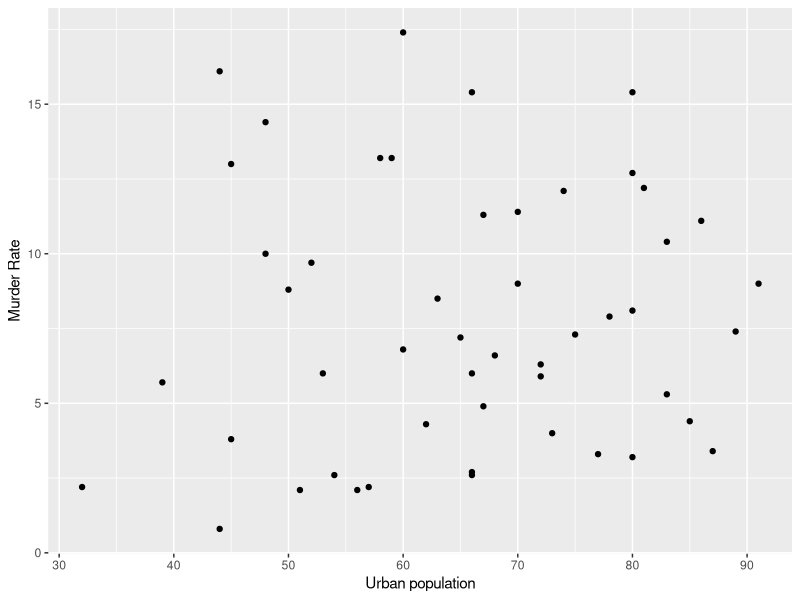
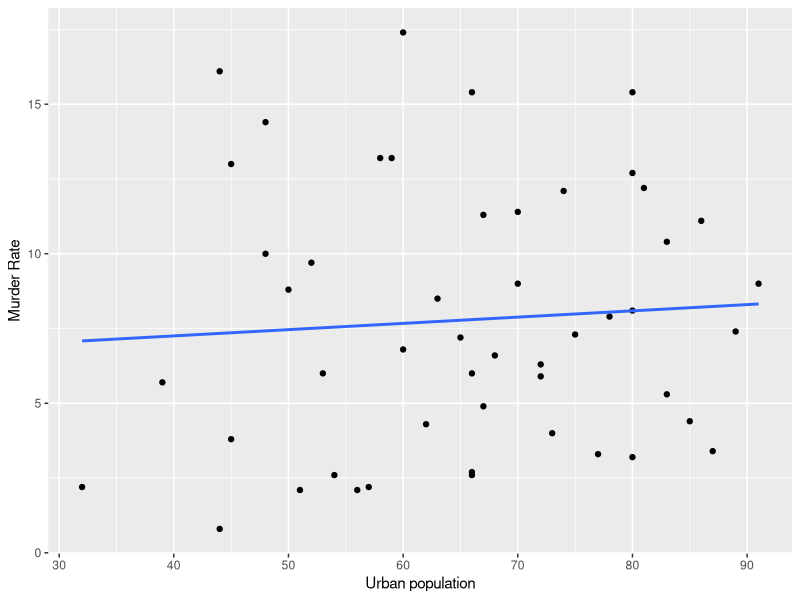
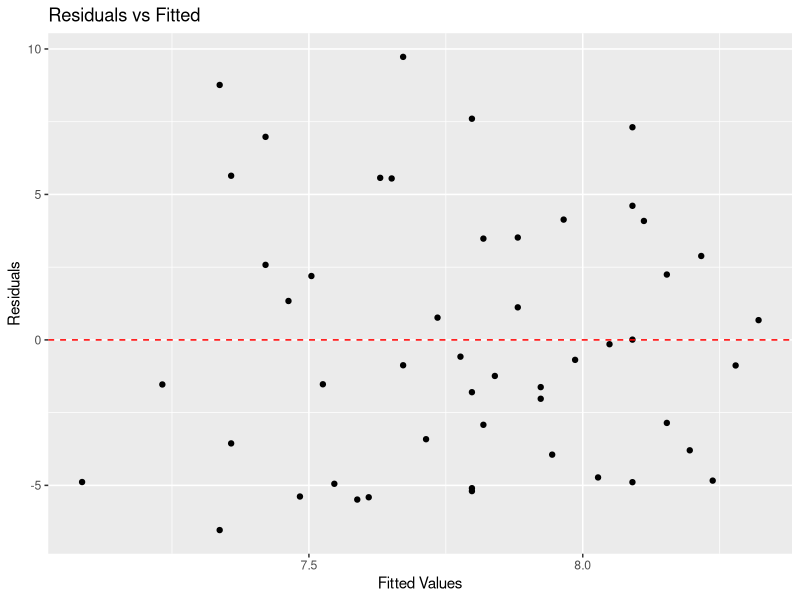
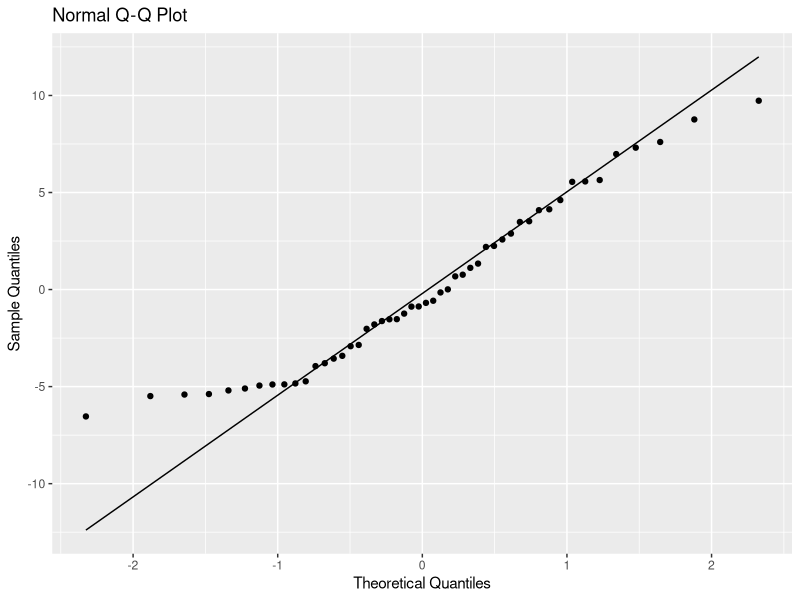
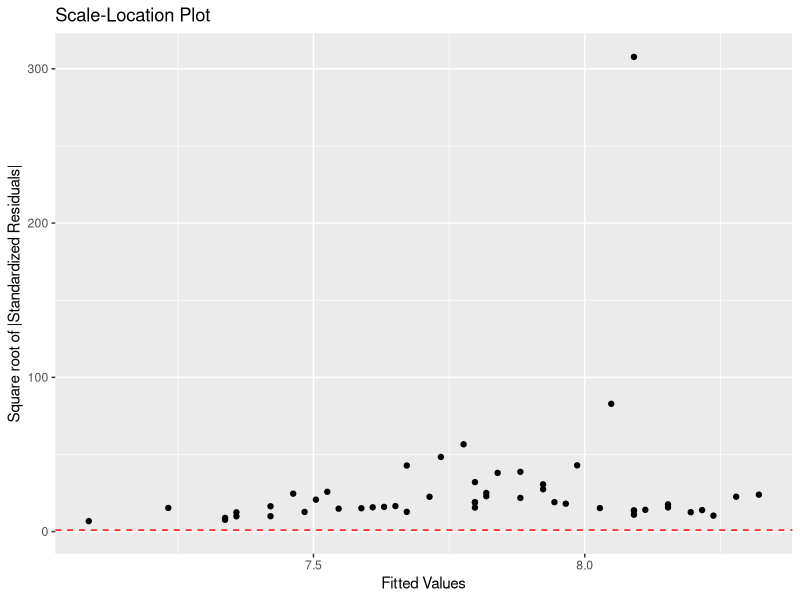
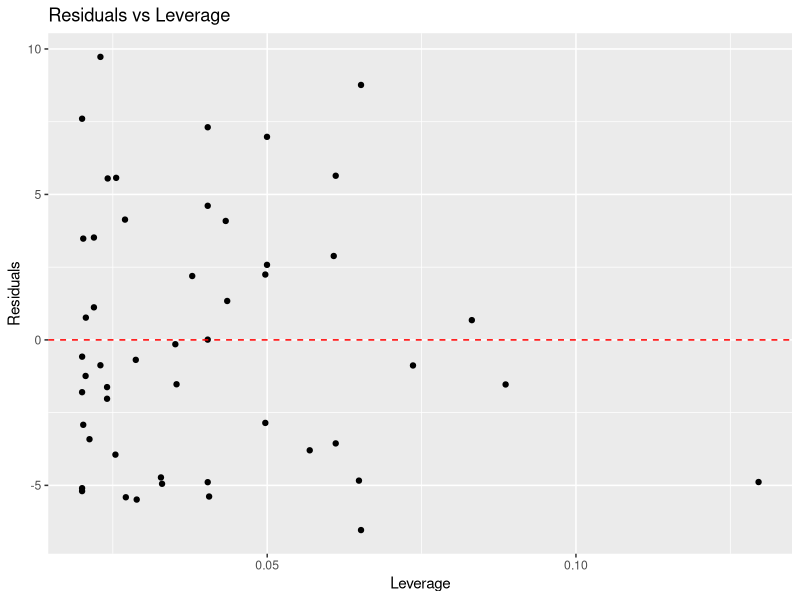
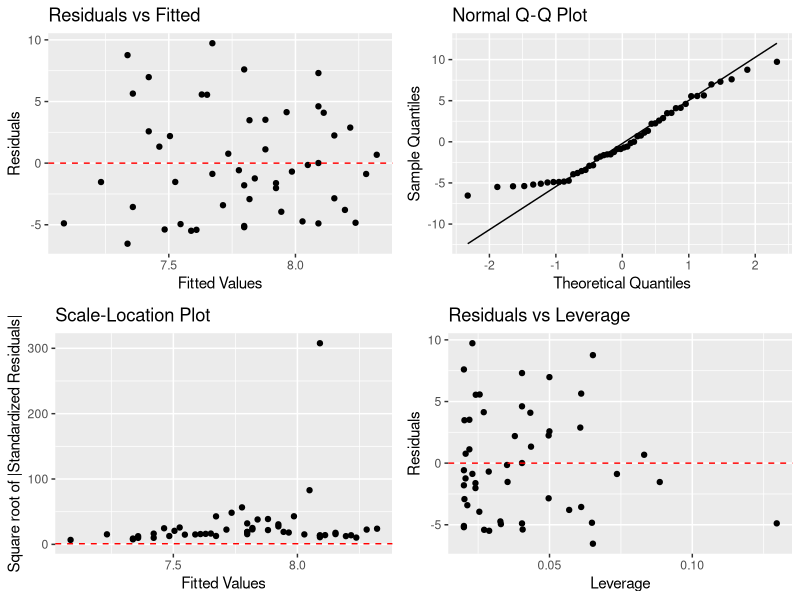
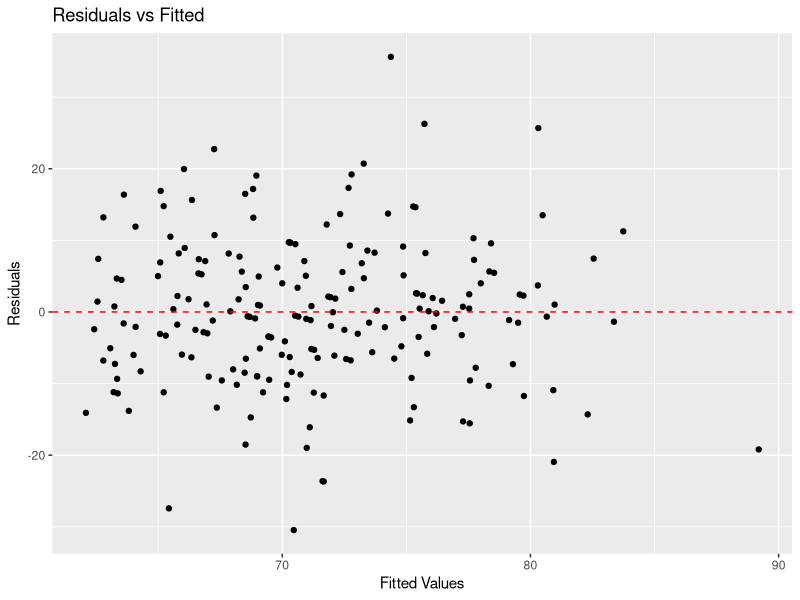

Recreate these plots in R, in order.
# Research Project 3.
# Submission Date : 7 August 2023.
# Solution by Akhona Njeje.



# Question 1.


# 1.1. read.table() is a function that reads tabular data in R, in figure 1 we use it to read the stack_data csv.

# 1.2. plot() is a function we use for plotting in R, in figure 1 we using it to plot Age in x-axis vs hipcenter in y-axis.

# 1.3. lm() is a function we use to create a liner regression model in R, in figure 1 we using it to create a model where y = stack.loss.

# 1.4. summarry() is a function that gives us numerical info of a dataset, the info is minimum, maximum, median, 1st & 3rd Quartiles.


# Question 1.


# 1.2. The code in be will produce a graph where the independent variable is Age & the dependent variable is hipcneter.

# 1.3. The correct command is install.packages(), we use this function to install packages like ggplot, ggthemes, shiny etc.


# Question 2.


# 2.1. The USArrests its found in the base R package, meaning it comes pre-installed & we use the data() function to call it.

data("USArrests")

# 2.2. Contains info about arrests for different crimes in 50 states of USA.
#      The variables observed in the dataset are Murder, Assuslt, Urban & Rape, its 4 numeric columns.

head(USArrests)

# Question 2.3:
# i) Urban population percentage & Murder rate:

library(ggplot2)

ggplot(USArrests, aes(x = UrbanPop, y = Murder)) + geom_point() + 
  labs(x = "Urban population", y = "Murder Rate") 
# The relationship is not strongly correlated, between 60 & 70 we have the highest muder rate,
# As the population increases from 30 to 60 we see a increase in murder rate.
# As the population increases futher from 70 to 90 we see slight decrease in murder rate.


# Question 2.3:
# ii) Linear Regression.

model = lm(Murder~UrbanPop, data = USArrests)

ggplot(USArrests, aes(x = UrbanPop, y = Murder)) + geom_point() + 
  labs(x = "Urban population", y = "Murder Rate") + geom_smooth(method = "lm", se = FALSE)

print(summary(model))
# Looking at our model our slope = m = 0.02093 & our constant = c = 6.41594.


# Question 2.3:
# iii) Hypothesis Testing, significance = 5%.

# H_0 : B_1 = 0 vs H_1 : B_1 !=0.

# t = 0.483.
# t_(n-2) = t_(48) = 2.0105.

# t < t_48, then we accept H_0 at 5% signicance level.


# Question 2.3:
# iv) Diagnostic plots.

library(ggplot2)
model = lm(Murder~UrbanPop, data = USArrests)

# Residuals vs Fitted Plot
plot1 = ggplot(model, aes(x = fitted(model), y = residuals(model))) +
  geom_point() + geom_hline(yintercept = 0, linetype = "dashed", color = "red") +
  ggtitle("Residuals vs Fitted") + xlab("Fitted Values") + ylab("Residuals")
plot1
# Looking at Plot1 the residuals are scattered around the zero line

# Normal Q-Q Plot
plot2 = ggplot(model, aes(sample = residuals(model))) + geom_qq() + geom_qq_line() +
  ggtitle("Normal Q-Q Plot") + xlab("Theoretical Quantiles") + ylab("Sample Quantiles")
plot2
# The normality in Plot2 is met since our residuals follow the line, especially from -5 to 10.

# Scale-Location Plot (Square root of standardized residuals vs. Fitted values)
plot3 = ggplot(model, aes(x = fitted(model), y = sqrt(abs(residuals(model)/cooks.distance(model))))) +
  geom_point() + geom_hline(yintercept = 1, linetype = "dashed", color = "red") +
  ggtitle("Scale-Location Plot") + xlab("Fitted Values") + ylab("Square root of |Standardized Residuals|")
plot3
# Our residuals in Plot3 are evenly spread around y = 1.

# Residuals vs Leverage Plot
plot4 = ggplot(model, aes(x = hatvalues(model), y = residuals(model))) +
  geom_point() + geom_hline(yintercept = 0, linetype = "dashed", color = "red") +
  ggtitle("Residuals vs Leverage") + xlab("Leverage") + ylab("Residuals")
plot4
# Combine plots

library(gridExtra)

combined_plots = grid.arrange(plot1, plot2, plot3, plot4, ncol = 2)

# Display the combined plots

print(combined_plots)
# The models assumptions were fairly met.


# Question 3.

install.packages("MASS")
library(MASS)
data("Pima.tr")
str(Pima.tr)
head(Pima.tr)

# 3.1. Are the assumptions of homogeneous variance & normality of residuals violated?

pima_model = lm(bp ~ npreg+glu+skin+bmi+ped+age, data = Pima.tr)
print(summary(pima_model))

# Residuals vs Fitted Plot to check for homoscedasticity

residuals_df = data.frame(Fitted = fitted(pima_model), Residuals = residuals(pima_model))

# Scatter plot of residuals vs fitted values

plot_homoscedasticity = ggplot(residuals_df, aes(x = Fitted, y = Residuals)) + geom_point() +
  geom_hline(yintercept = 0, linetype = "dashed", color = "red") +
  ggtitle("Residuals vs Fitted") + xlab("Fitted Values") + ylab("Residuals")
print(plot_homoscedasticity)
# No, the Residuals & Fitted values seem to be scattered across.

# 3.2. Check the model for leverage points, outliers & influential points.

leverage = hatvalues(pima_model)
std_residuals = rstandard(pima_model)
cooks = cooks.distance(pima_model)

diagnostic_results = data.frame(Subject = rownames(Pima.tr),
                        Leverage = leverage,
                        Std_Residuals = std_residuals,
                        Cooks_Distance = cooks)
print(diagnostic_results)

# 3.3. Use scatter & correlation matrix to examine the existance of collinearity between thec predictors in the model.

install.packages("corrplot")
library(corrplot)



# Scatterplot Matrix

scatterplot_matrix_data = Pima.tr[, c("npreg", "glu", "skin", "bmi", "ped", "bp")]

scatterplot_matrix = ggplot(data = scatterplot_matrix_data, aes(x = npreg, y = glu)) +
  geom_point() + facet_grid(. ~ ., scales = "free") + ggtitle("Scatterplot Matrix") +
  theme_minimal()

print(scatterplot_matrix)

# Correlation Matrix

correlation_matrix = cor(scatterplot_matrix_data)

corrplot(correlation_matrix, method = "color", type = "upper", tl.cex = 0.8)

# 3.4. Compute variance inflation factors(VIF). 

install.packages("car")
library(car)

VIF_values = vif(pima_model)
# Lets combine values.
VIF_results = data.frame(Predictor = names(VIF_values), VIF = VIF_values)
print(VIF_results)

# Alll our values are relatively close to one, indicating minimal collinearity with the other predictors.

# 3.5. Box-Cox method to determine the best transformation on the response.

boxcox_results = boxcox(pima_model, lambda = seq(-2,2, by = 0.1)) # Lets find Optimal Lambda.
opt_lambda = boxcox_results$x[which.max(boxcox_results$y)]
print(paste("Optimal Lambda:", round(opt_lambda, 2)))

# Yes the response variable can be transformed.

# 3.6. Select the best model by using the Akaike Inf Criterion(AIC). Give the fitted model.

library(dplyr)
full_model_aic = AIC(pima_model)
# Create a list of models with different combinations of predictor variables

candidate_models = list(
  model1 = lm(bp ~ npreg + glu + skin + bmi, data = Pima.tr),
  model2 = lm(bp ~ npreg + glu + skin, data = Pima.tr),
  model3 = lm(bp ~ npreg + glu, data = Pima.tr)
)
# Compute AIC for each candidate model
candidate_aic = sapply(candidate_models, AIC)

# Find the model with the lowest AIC
best_model = candidate_models[[which.min(candidate_aic)]]
best_model_name = names(candidate_models)[which.min(candidate_aic)]
best_model_aic = min(candidate_aic)
# Display the best model and its coefficients
summary(best_model)

# 3.7. Use the p-Value approach to test the significance of the regression coefficients.
#      For all the tests, proovide the H0 & H1 & rejection region. 

summary_model = summary(pima_model)
# Extract coefficient estimates, standard errors, and p-values
coefs = coef(summary_model)
coef_estimates = coefs[, 1]
std_errors = coefs[, 2]
p_values = coefs[, 4]

# Define the significance level (alpha)
alpha = 0.05

# Conduct the significance tests for each coefficient
for (i in 1:length(coef_estimates)) {
  # Null hypothesis: The coefficient is not significantly different from zero
  # Alternative hypothesis: The coefficient is significantly different from zero
  # Critical region (Rejection region): p-value < alpha (significant), p-value >= alpha (non-significant)
  if (p_values[i] < alpha) {
    conclusion <- "Significant"
  } else {
    conclusion <- "Not significant"
  }
  cat(paste("Coefficient:", names(coef_estimates)[i], "\n"))
  cat(paste("Estimate:", coef_estimates[i], "\n"))
  cat(paste("Standard Error:", std_errors[i], "\n"))
  cat(paste("P-value:", p_values[i], "\n"))
  cat(paste("Conclusion:", conclusion, "\n"))
  cat("\n")
}
